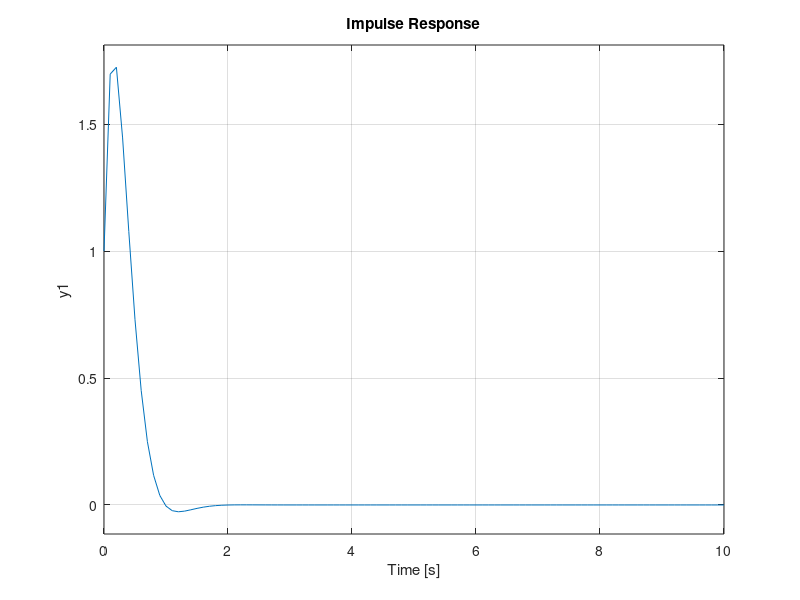

The MATLAB script that drew this image: (Note: this script raises an error after producing the figure.)
clc; close all;

%1.2 문제
num = [1, 20];
den = [1, 8, 25];
Gtf = tf(num, den);
[z, p, k] = tf2zp(num, den);
fprintf('k = %g\n', k); 
fprintf('z = ');
fprintf('%g ', z);
fprintf('\n');
fprintf('p = ');
disp(p);
fprintf('\n');

%1.4 문제
t = 0:0.1:10;
% 단위계단
subplot(2,1,1);
step(Gtf, t);
% 임펄스
subplot(2,1,2);
impulse(Gtf, t);

%1.5 문제
syms s t;
Ys = (s+20)/(s^2+8*s+25);
% 단위계단
YsStep = (s+20)/(s*(s^2+8*s+25));
ytStep = ilaplace(YsUs);
disp(ytStep);
limStep = limit(ytStep, t, inf);
disp(ytStep);
disp(limStep);
% 임펄스
YsImp = (s+20)/(s^2+8*s+25);
ytImp = ilaplace(YsImp);
limImp = limit(ytImp, t, inf);
disp(ytImp);
disp(limImp);

%2.2 문제
% G1 정의
num1 = 25;
den1 = [1, 5, 25];
G1 = tf(num1 , den1);
% G2 정의
num2 = 1;
den2 = [1, 1];
G2 = tf(num2, den2);
% G3 Backward Inner Loop
num3 = 1;
den3 = 1;
G3 = tf(num3, den3);
% 최종 연산
sysInner = feedback(G1, G3);
sysA = parallel(sysInner, G2);
